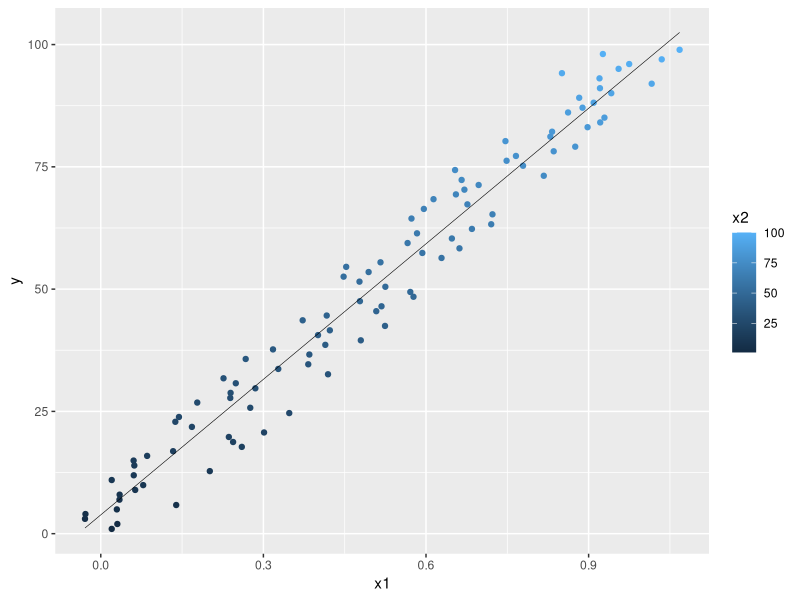
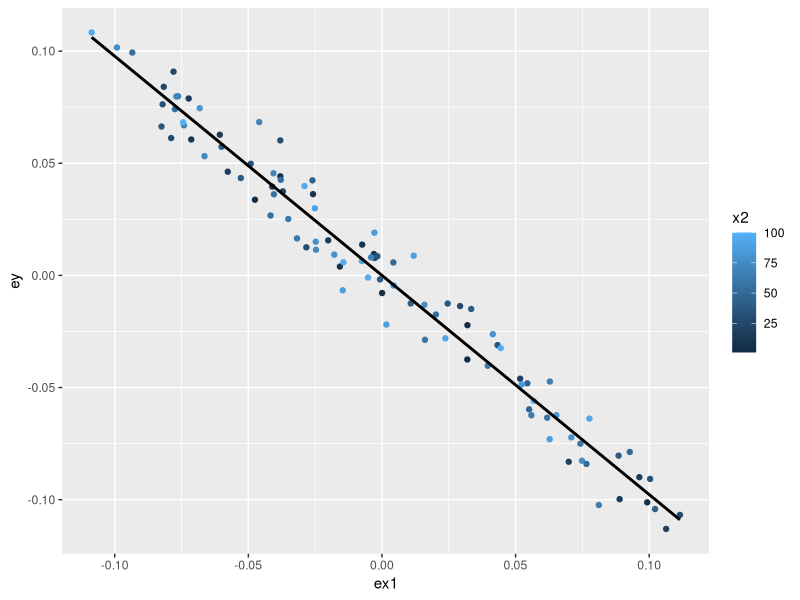

These figures' R source, in order:
## ---- chunk 1
knitr::opts_chunk$set(echo = TRUE)
library(tidyverse)
## ---- chunk 2
x1 <- rnorm(100)
x2 <- rnorm(100)
x3 <- rnorm(100)
y <- 1 + x1 + x2 + x3 + rnorm(100, sd = .1)
## ---- chunk 3
ey <- resid(lm(y ~ x2 + x3))
ex <- resid(lm(x1 ~ x2 + x3))
## ---- chunk 4
coef(lm(ey ~ ex - 1))
## ---- chunk 5
coef(lm(y ~ x1 + x2 + x3))
## ---- chunk 6
x2 <- 1:100
x1 <- .01*x2 + runif(100, -.1, .1)
y <- -x1 + x2 + rnorm(100, sd = .01)
## ---- chunk 7
coef(lm(y ~ x1))
coef(lm(y ~ x1 + x2))
## ---- chunk 8
data <- data.frame(y = y, 
                   x1 = x1,
                   x2 = x2,
                   ey = resid(lm(y ~ x2)),
                   ex1 = resid(lm(x1 ~ x2)))
## ---- chunk 9
ggplot(data, aes(x = x1, y = y, color = x2)) +
  geom_point() + 
  geom_smooth(method = lm, se = FALSE, color = "black", size = .2)
## ---- chunk 10
ggplot(data, aes(x = ex1, y = ey, color = x2)) +
  geom_point() + 
  geom_smooth(method = lm, se = FALSE, color = "black")
